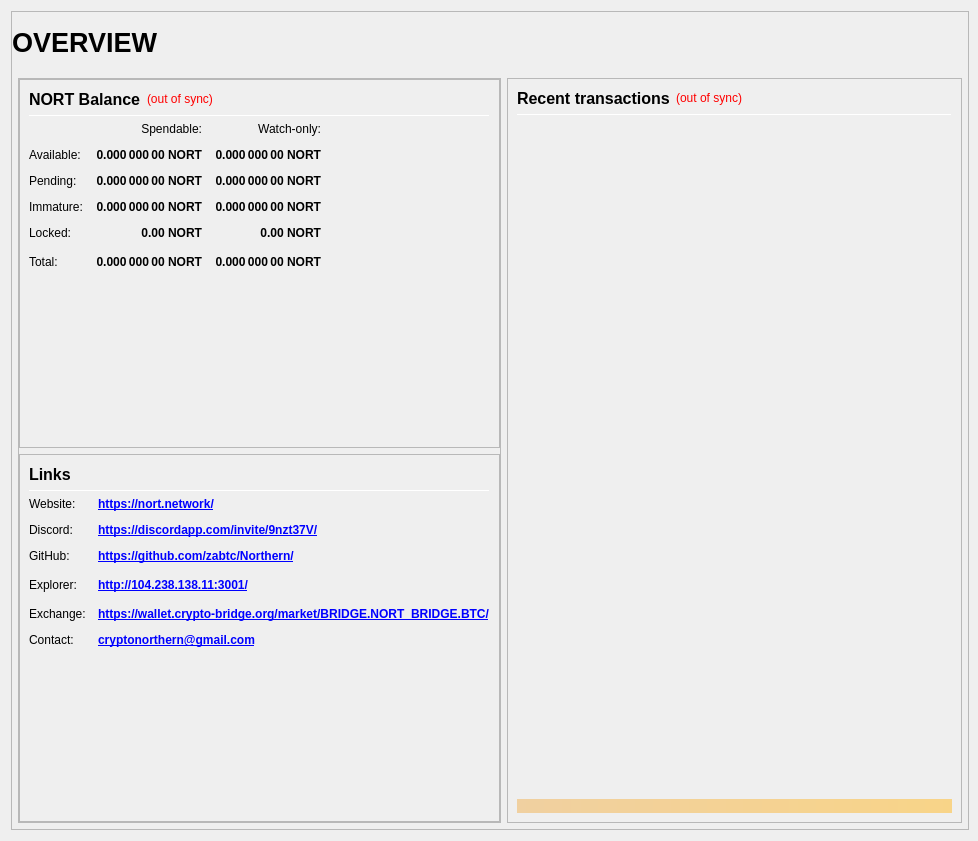
<?xml version="1.0" encoding="UTF-8"?>
<ui version="4.0">
 <class>OverviewPage</class>
 <widget class="QWidget" name="OverviewPage">
  <property name="geometry">
   <rect>
    <x>0</x>
    <y>0</y>
    <width>978</width>
    <height>841</height>
   </rect>
  </property>
  <property name="minimumSize">
   <size>
    <width>960</width>
    <height>682</height>
   </size>
  </property>
  <property name="windowTitle">
   <string>Form</string>
  </property>
  <layout class="QVBoxLayout" name="topLayout" stretch="1">
   <property name="rightMargin">
    <number>9</number>
   </property>
   <item>
    <widget class="QFrame" name="frame_BG">
     <property name="minimumSize">
      <size>
       <width>850</width>
       <height>610</height>
      </size>
     </property>
     <property name="maximumSize">
      <size>
       <width>16777215</width>
       <height>16777215</height>
      </size>
     </property>
     <property name="frameShape">
      <enum>QFrame::StyledPanel</enum>
     </property>
     <property name="frameShadow">
      <enum>QFrame::Raised</enum>
     </property>
     <layout class="QVBoxLayout" name="verticalLayout_3" stretch="1">
      <property name="leftMargin">
       <number>0</number>
      </property>
      <property name="topMargin">
       <number>0</number>
      </property>
      <property name="rightMargin">
       <number>0</number>
      </property>
      <property name="bottomMargin">
       <number>6</number>
      </property>
      <item>
       <layout class="QVBoxLayout" name="verticalLayout_Master" stretch="0,1">
        <property name="leftMargin">
         <number>0</number>
        </property>
        <property name="topMargin">
         <number>0</number>
        </property>
        <property name="rightMargin">
         <number>0</number>
        </property>
        <property name="bottomMargin">
         <number>0</number>
        </property>
        <item>
         <widget class="QFrame" name="frame_Header">
          <layout class="QVBoxLayout" name="verticalLayout_Header" stretch="0">
           <property name="leftMargin">
            <number>0</number>
           </property>
           <property name="topMargin">
            <number>0</number>
           </property>
           <property name="rightMargin">
            <number>0</number>
           </property>
           <property name="bottomMargin">
            <number>0</number>
           </property>
           <item>
            <layout class="QHBoxLayout" name="horizontalLayout_Header" stretch="1,0,1">
             <property name="spacing">
              <number>6</number>
             </property>
             <item>
              <widget class="QLabel" name="labelOverviewHeaderLeft">
               <property name="minimumSize">
                <size>
                 <width>464</width>
                 <height>60</height>
                </size>
               </property>
               <property name="maximumSize">
                <size>
                 <width>16777215</width>
                 <height>60</height>
                </size>
               </property>
               <property name="font">
                <font>
                 <pointsize>20</pointsize>
                 <weight>75</weight>
                 <bold>true</bold>
                </font>
               </property>
               <property name="text">
                <string>OVERVIEW</string>
               </property>
               <property name="alignment">
                <set>Qt::AlignLeading|Qt::AlignLeft|Qt::AlignVCenter</set>
               </property>
              </widget>
             </item>
             <item>
              <spacer name="horizontalSpacer_Header">
               <property name="orientation">
                <enum>Qt::Horizontal</enum>
               </property>
               <property name="sizeHint" stdset="0">
                <size>
                 <width>40</width>
                 <height>20</height>
                </size>
               </property>
              </spacer>
             </item>
             <item>
              <widget class="QLabel" name="labelOverviewHeaderRight">
               <property name="minimumSize">
                <size>
                 <width>464</width>
                 <height>60</height>
                </size>
               </property>
               <property name="maximumSize">
                <size>
                 <width>16777215</width>
                 <height>60</height>
                </size>
               </property>
               <property name="font">
                <font>
                 <pointsize>14</pointsize>
                </font>
               </property>
               <property name="text">
                <string/>
               </property>
               <property name="alignment">
                <set>Qt::AlignRight|Qt::AlignTrailing|Qt::AlignVCenter</set>
               </property>
              </widget>
             </item>
            </layout>
           </item>
          </layout>
         </widget>
        </item>
        <item>
         <widget class="QFrame" name="frame_Content">
          <layout class="QVBoxLayout" name="verticalLayout_Content">
           <property name="leftMargin">
            <number>6</number>
           </property>
           <property name="topMargin">
            <number>0</number>
           </property>
           <property name="rightMargin">
            <number>6</number>
           </property>
           <property name="bottomMargin">
            <number>0</number>
           </property>
           <item>
            <layout class="QHBoxLayout" name="horizontalLayout_Content" stretch="1,1">
             <property name="spacing">
              <number>6</number>
             </property>
             <item>
              <layout class="QVBoxLayout" name="verticalLayout_left" stretch="1">
               <item>
                <widget class="QFrame" name="frameObfuscation">
                 <property name="minimumSize">
                  <size>
                   <width>0</width>
                   <height>0</height>
                  </size>
                 </property>
                 <property name="frameShape">
                  <enum>QFrame::StyledPanel</enum>
                 </property>
                 <property name="frameShadow">
                  <enum>QFrame::Raised</enum>
                 </property>
                 <layout class="QVBoxLayout" name="verticalLayout" stretch="0,0,0,0">
                  <property name="leftMargin">
                   <number>0</number>
                  </property>
                  <property name="topMargin">
                   <number>0</number>
                  </property>
                  <property name="rightMargin">
                   <number>0</number>
                  </property>
                  <property name="bottomMargin">
                   <number>0</number>
                  </property>
                  <item>
                   <widget class="QFrame" name="frame_Balances">
                    <property name="frameShape">
                     <enum>QFrame::StyledPanel</enum>
                    </property>
                    <property name="frameShadow">
                     <enum>QFrame::Raised</enum>
                    </property>
                    <layout class="QVBoxLayout" name="verticalLayout_4">
                     <item>
                      <layout class="QHBoxLayout" name="horizontalLayout_4">
                       <item>
                        <widget class="QLabel" name="label_5">
                         <property name="minimumSize">
                          <size>
                           <width>0</width>
                           <height>20</height>
                          </size>
                         </property>
                         <property name="font">
                          <font>
                           <pointsize>12</pointsize>
                           <weight>75</weight>
                           <bold>true</bold>
                          </font>
                         </property>
                         <property name="text">
                          <string>NORT Balance</string>
                         </property>
                        </widget>
                       </item>
                       <item>
                        <widget class="QLabel" name="labelWalletStatus">
                         <property name="cursor">
                          <cursorShape>WhatsThisCursor</cursorShape>
                         </property>
                         <property name="toolTip">
                          <string>The displayed information may be out of date. Your wallet automatically synchronizes with the KYD network after a connection is established, but this process has not completed yet.</string>
                         </property>
                         <property name="styleSheet">
                          <string notr="true">QLabel { color: red; }</string>
                         </property>
                         <property name="text">
                          <string notr="true">(out of sync)</string>
                         </property>
                         <property name="alignment">
                          <set>Qt::AlignLeading|Qt::AlignLeft|Qt::AlignVCenter</set>
                         </property>
                        </widget>
                       </item>
                       <item>
                        <spacer name="horizontalSpacer_3">
                         <property name="orientation">
                          <enum>Qt::Horizontal</enum>
                         </property>
                         <property name="sizeHint" stdset="0">
                          <size>
                           <width>40</width>
                           <height>20</height>
                          </size>
                         </property>
                        </spacer>
                       </item>
                      </layout>
                     </item>
                     <item>
                      <widget class="Line" name="line_Balance">
                       <property name="minimumSize">
                        <size>
                         <width>0</width>
                         <height>1</height>
                        </size>
                       </property>
                       <property name="maximumSize">
                        <size>
                         <width>16777215</width>
                         <height>1</height>
                        </size>
                       </property>
                       <property name="orientation">
                        <enum>Qt::Horizontal</enum>
                       </property>
                      </widget>
                     </item>
                     <item>
                      <layout class="QGridLayout" name="gridLayout">
                       <property name="spacing">
                        <number>12</number>
                       </property>
                       <item row="0" column="1">
                        <widget class="QLabel" name="labelSpendable">
                         <property name="text">
                          <string>Spendable:</string>
                         </property>
                         <property name="alignment">
                          <set>Qt::AlignRight|Qt::AlignTrailing|Qt::AlignVCenter</set>
                         </property>
                        </widget>
                       </item>
                       <item row="0" column="2">
                        <widget class="QLabel" name="labelWatchonly">
                         <property name="text">
                          <string>Watch-only:</string>
                         </property>
                         <property name="alignment">
                          <set>Qt::AlignRight|Qt::AlignTrailing|Qt::AlignVCenter</set>
                         </property>
                        </widget>
                       </item>
                       <item row="1" column="0">
                        <widget class="QLabel" name="labelBalanceText">
                         <property name="text">
                          <string>Available:</string>
                         </property>
                        </widget>
                       </item>
                       <item row="1" column="1">
                        <widget class="QLabel" name="labelBalance">
                         <property name="font">
                          <font>
                           <weight>75</weight>
                           <bold>true</bold>
                          </font>
                         </property>
                         <property name="cursor">
                          <cursorShape>IBeamCursor</cursorShape>
                         </property>
                         <property name="toolTip">
                          <string>Your current spendable balance</string>
                         </property>
                         <property name="text">
                          <string notr="true">0.000 000 00 NORT</string>
                         </property>
                         <property name="alignment">
                          <set>Qt::AlignRight|Qt::AlignTrailing|Qt::AlignVCenter</set>
                         </property>
                         <property name="textInteractionFlags">
                          <set>Qt::LinksAccessibleByMouse|Qt::TextSelectableByKeyboard|Qt::TextSelectableByMouse</set>
                         </property>
                        </widget>
                       </item>
                       <item row="1" column="2">
                        <widget class="QLabel" name="labelWatchAvailable">
                         <property name="font">
                          <font>
                           <weight>75</weight>
                           <bold>true</bold>
                          </font>
                         </property>
                         <property name="cursor">
                          <cursorShape>IBeamCursor</cursorShape>
                         </property>
                         <property name="toolTip">
                          <string>Your current balance in watch-only addresses</string>
                         </property>
                         <property name="text">
                          <string notr="true">0.000 000 00 NORT</string>
                         </property>
                         <property name="alignment">
                          <set>Qt::AlignRight|Qt::AlignTrailing|Qt::AlignVCenter</set>
                         </property>
                         <property name="textInteractionFlags">
                          <set>Qt::LinksAccessibleByMouse|Qt::TextSelectableByKeyboard|Qt::TextSelectableByMouse</set>
                         </property>
                        </widget>
                       </item>
                       <item row="2" column="0">
                        <widget class="QLabel" name="labelPendingText">
                         <property name="text">
                          <string>Pending:</string>
                         </property>
                        </widget>
                       </item>
                       <item row="2" column="1">
                        <widget class="QLabel" name="labelUnconfirmed">
                         <property name="font">
                          <font>
                           <weight>75</weight>
                           <bold>true</bold>
                          </font>
                         </property>
                         <property name="cursor">
                          <cursorShape>IBeamCursor</cursorShape>
                         </property>
                         <property name="toolTip">
                          <string>Total of transactions that have yet to be confirmed, and do not yet count toward the spendable balance</string>
                         </property>
                         <property name="text">
                          <string notr="true">0.000 000 00 NORT</string>
                         </property>
                         <property name="alignment">
                          <set>Qt::AlignRight|Qt::AlignTrailing|Qt::AlignVCenter</set>
                         </property>
                         <property name="textInteractionFlags">
                          <set>Qt::LinksAccessibleByMouse|Qt::TextSelectableByKeyboard|Qt::TextSelectableByMouse</set>
                         </property>
                        </widget>
                       </item>
                       <item row="2" column="2">
                        <widget class="QLabel" name="labelWatchPending">
                         <property name="font">
                          <font>
                           <weight>75</weight>
                           <bold>true</bold>
                          </font>
                         </property>
                         <property name="cursor">
                          <cursorShape>IBeamCursor</cursorShape>
                         </property>
                         <property name="toolTip">
                          <string>Unconfirmed transactions to watch-only addresses</string>
                         </property>
                         <property name="text">
                          <string notr="true">0.000 000 00 NORT</string>
                         </property>
                         <property name="alignment">
                          <set>Qt::AlignRight|Qt::AlignTrailing|Qt::AlignVCenter</set>
                         </property>
                         <property name="textInteractionFlags">
                          <set>Qt::LinksAccessibleByMouse|Qt::TextSelectableByKeyboard|Qt::TextSelectableByMouse</set>
                         </property>
                        </widget>
                       </item>
                       <item row="3" column="0">
                        <widget class="QLabel" name="labelImmatureText">
                         <property name="text">
                          <string>Immature:</string>
                         </property>
                        </widget>
                       </item>
                       <item row="3" column="1">
                        <widget class="QLabel" name="labelImmature">
                         <property name="font">
                          <font>
                           <weight>75</weight>
                           <bold>true</bold>
                          </font>
                         </property>
                         <property name="cursor">
                          <cursorShape>IBeamCursor</cursorShape>
                         </property>
                         <property name="toolTip">
                          <string>Staked or masternode rewards that has not yet matured</string>
                         </property>
                         <property name="text">
                          <string notr="true">0.000 000 00 NORT</string>
                         </property>
                         <property name="alignment">
                          <set>Qt::AlignRight|Qt::AlignTrailing|Qt::AlignVCenter</set>
                         </property>
                         <property name="textInteractionFlags">
                          <set>Qt::LinksAccessibleByMouse|Qt::TextSelectableByKeyboard|Qt::TextSelectableByMouse</set>
                         </property>
                        </widget>
                       </item>
                       <item row="3" column="2">
                        <widget class="QLabel" name="labelWatchImmature">
                         <property name="font">
                          <font>
                           <weight>75</weight>
                           <bold>true</bold>
                          </font>
                         </property>
                         <property name="cursor">
                          <cursorShape>IBeamCursor</cursorShape>
                         </property>
                         <property name="toolTip">
                          <string>Staked or masternode rewards in watch-only addresses that has not yet matured</string>
                         </property>
                         <property name="text">
                          <string notr="true">0.000 000 00 NORT</string>
                         </property>
                         <property name="alignment">
                          <set>Qt::AlignRight|Qt::AlignTrailing|Qt::AlignVCenter</set>
                         </property>
                         <property name="textInteractionFlags">
                          <set>Qt::LinksAccessibleByMouse|Qt::TextSelectableByKeyboard|Qt::TextSelectableByMouse</set>
                         </property>
                        </widget>
                       </item>
                       <item row="4" column="0">
                        <widget class="QLabel" name="labelLockedBalanceText">
                         <property name="toolTip">
                          <string>Locked NORT or Masternode collateral.</string>
                         </property>
                         <property name="text">
                          <string>Locked:</string>
                         </property>
                        </widget>
                       </item>
                       <item row="4" column="1">
                        <widget class="QLabel" name="labelLockedBalance">
                         <property name="font">
                          <font>
                           <weight>75</weight>
                           <bold>true</bold>
                          </font>
                         </property>
                         <property name="cursor">
                          <cursorShape>IBeamCursor</cursorShape>
                         </property>
                         <property name="toolTip">
                          <string>Locked NORT or Masternode collateral</string>
                         </property>
                         <property name="text">
                          <string notr="true">0.00 NORT</string>
                         </property>
                         <property name="alignment">
                          <set>Qt::AlignRight|Qt::AlignTrailing|Qt::AlignVCenter</set>
                         </property>
                         <property name="textInteractionFlags">
                          <set>Qt::LinksAccessibleByMouse|Qt::TextSelectableByKeyboard|Qt::TextSelectableByMouse</set>
                         </property>
                        </widget>
                       </item>
                       <item row="4" column="2">
                        <widget class="QLabel" name="labelWatchLocked">
                         <property name="font">
                          <font>
                           <weight>75</weight>
                           <bold>true</bold>
                          </font>
                         </property>
                         <property name="cursor">
                          <cursorShape>IBeamCursor</cursorShape>
                         </property>
                         <property name="toolTip">
                          <string>Current locked balance in watch-only addresses</string>
                         </property>
                         <property name="text">
                          <string notr="true">0.00 NORT</string>
                         </property>
                         <property name="alignment">
                          <set>Qt::AlignRight|Qt::AlignTrailing|Qt::AlignVCenter</set>
                         </property>
                         <property name="textInteractionFlags">
                          <set>Qt::LinksAccessibleByMouse|Qt::TextSelectableByKeyboard|Qt::TextSelectableByMouse</set>
                         </property>
                        </widget>
                       </item>
                       <item row="5" column="0">
                        <widget class="QLabel" name="labelTotalText">
                         <property name="toolTip">
                          <string>Your current NORT balance, unconfirmed and immature transactions included</string>
                         </property>
                         <property name="text">
                          <string>Total:</string>
                         </property>
                        </widget>
                       </item>
                       <item row="5" column="1">
                        <widget class="QLabel" name="labelTotal">
                         <property name="font">
                          <font>
                           <weight>75</weight>
                           <bold>true</bold>
                          </font>
                         </property>
                         <property name="cursor">
                          <cursorShape>IBeamCursor</cursorShape>
                         </property>
                         <property name="toolTip">
                          <string>Your current NORT balance, unconfirmed and immature transactions included</string>
                         </property>
                         <property name="text">
                          <string notr="true">0.000 000 00 NORT</string>
                         </property>
                         <property name="alignment">
                          <set>Qt::AlignRight|Qt::AlignTrailing|Qt::AlignVCenter</set>
                         </property>
                         <property name="textInteractionFlags">
                          <set>Qt::LinksAccessibleByMouse|Qt::TextSelectableByKeyboard|Qt::TextSelectableByMouse</set>
                         </property>
                        </widget>
                       </item>
                       <item row="5" column="2">
                        <widget class="QLabel" name="labelWatchTotal">
                         <property name="font">
                          <font>
                           <weight>75</weight>
                           <bold>true</bold>
                          </font>
                         </property>
                         <property name="cursor">
                          <cursorShape>IBeamCursor</cursorShape>
                         </property>
                         <property name="toolTip">
                          <string>Current total balance in watch-only addresses</string>
                         </property>
                         <property name="text">
                          <string notr="true">0.000 000 00 NORT</string>
                         </property>
                         <property name="alignment">
                          <set>Qt::AlignRight|Qt::AlignTrailing|Qt::AlignVCenter</set>
                         </property>
                         <property name="textInteractionFlags">
                          <set>Qt::LinksAccessibleByMouse|Qt::TextSelectableByKeyboard|Qt::TextSelectableByMouse</set>
                         </property>
                        </widget>
                       </item>
                       <item row="5" column="3">
                        <spacer name="horizontalSpacer_9">
                         <property name="orientation">
                          <enum>Qt::Horizontal</enum>
                         </property>
                         <property name="sizeHint" stdset="0">
                          <size>
                           <width>40</width>
                           <height>20</height>
                          </size>
                         </property>
                        </spacer>
                       </item>
                      </layout>
                     </item>
                     <item>
                      <spacer name="verticalSpacer_3">
                       <property name="orientation">
                        <enum>Qt::Vertical</enum>
                       </property>
                       <property name="sizeHint" stdset="0">
                        <size>
                         <width>20</width>
                         <height>40</height>
                        </size>
                       </property>
                      </spacer>
                     </item>
                    </layout>
                   </widget>
                  </item>
                  <item>
                   <widget class="QFrame" name="frame_Links">
                    <property name="frameShape">
                     <enum>QFrame::StyledPanel</enum>
                    </property>
                    <property name="frameShadow">
                     <enum>QFrame::Raised</enum>
                    </property>
                    <layout class="QVBoxLayout" name="verticalLayout_Links">
                     <item>
                      <layout class="QHBoxLayout" name="horizontalLayout_Links_1" stretch="0,0">
                       <item>
                        <widget class="QLabel" name="label_Links_title">
                         <property name="minimumSize">
                          <size>
                           <width>0</width>
                           <height>20</height>
                          </size>
                         </property>
                         <property name="font">
                          <font>
                           <pointsize>12</pointsize>
                           <weight>75</weight>
                           <bold>true</bold>
                          </font>
                         </property>
                         <property name="text">
                          <string>Links</string>
                         </property>
                        </widget>
                       </item>
                       <item>
                        <spacer name="horizontalSpacer_Links_1">
                         <property name="orientation">
                          <enum>Qt::Horizontal</enum>
                         </property>
                         <property name="sizeHint" stdset="0">
                          <size>
                           <width>40</width>
                           <height>20</height>
                          </size>
                         </property>
                        </spacer>
                       </item>
                      </layout>
                     </item>
                     <item>
                      <widget class="Line" name="line_Links">
                       <property name="minimumSize">
                        <size>
                         <width>0</width>
                         <height>1</height>
                        </size>
                       </property>
                       <property name="maximumSize">
                        <size>
                         <width>16777215</width>
                         <height>1</height>
                        </size>
                       </property>
                       <property name="orientation">
                        <enum>Qt::Horizontal</enum>
                       </property>
                      </widget>
                     </item>
                     <item>
                      <layout class="QGridLayout" name="gridLayout_Links">
                       <property name="spacing">
                        <number>12</number>
                       </property>
                       <item row="1" column="0">
                        <widget class="QLabel" name="labelLinks1">
                         <property name="text">
                          <string>Website:</string>
                         </property>
                        </widget>
                       </item>
                       <item row="1" column="1">
                        <widget class="QLabel" name="labelLinksUrl1">
                         <property name="font">
                          <font>
                           <weight>75</weight>
                           <bold>true</bold>
                          </font>
                         </property>
                         <property name="text">
                          <string notr="true">&lt;a href=&quot;https://nort.network/&quot;&gt;https://nort.network/&lt;/a&gt;</string>
                         </property>
                         <property name="textFormat">
                          <enum>Qt::RichText</enum>
                         </property>
                         <property name="alignment">
                          <set>Qt::AlignLeading|Qt::AlignLeft|Qt::AlignVCenter</set>
                         </property>
                         <property name="openExternalLinks">
                          <bool>true</bool>
                         </property>
                        </widget>
                       </item>
                       <item row="2" column="0">
                        <widget class="QLabel" name="labelLinks2">
                         <property name="text">
                          <string>Discord:</string>
                         </property>
                        </widget>
                       </item>
                       <item row="2" column="1">
                        <widget class="QLabel" name="labelLinksUrl2">
                         <property name="font">
                          <font>
                           <weight>75</weight>
                           <bold>true</bold>
                          </font>
                         </property>
                         <property name="text">
                          <string notr="true">&lt;a href=&quot;https://discordapp.com/invite/9nzt37V/&quot;&gt;https://discordapp.com/invite/9nzt37V/&lt;/a&gt;</string>
                         </property>
                         <property name="alignment">
                          <set>Qt::AlignLeading|Qt::AlignLeft|Qt::AlignVCenter</set>
                         </property>
                         <property name="openExternalLinks">
                          <bool>true</bool>
                         </property>
                        </widget>
                       </item>
                       <item row="3" column="0">
                        <widget class="QLabel" name="labelLinks3">
                         <property name="text">
                          <string>GitHub:</string>
                         </property>
                        </widget>
                       </item>
                       <item row="3" column="1">
                        <widget class="QLabel" name="labelLinksUrl3">
                         <property name="font">
                          <font>
                           <weight>75</weight>
                           <bold>true</bold>
                          </font>
                         </property>
                         <property name="text">
                          <string notr="true">&lt;a href=&quot;https://github.com/zabtc/Northern/&quot;&gt;https://github.com/zabtc/Northern/&lt;/a&gt;</string>
                         </property>
                         <property name="alignment">
                           <set>Qt::AlignLeading|Qt::AlignLeft|Qt::AlignVCenter</set>
                         </property>
                         <property name="openExternalLinks">
                          <bool>true</bool>
                         </property>
                        </widget>
                       </item>
                       <item row="4" column="0">
                        <widget class="QLabel" name="labelLinks4">
                         <property name="text">
                          <string>Explorer:</string>
                         </property>
                        </widget>
                       </item>
                       <item row="4" column="1">
                        <widget class="QLabel" name="labelLinksUrl4">
                         <property name="font">
                          <font>
                           <weight>75</weight>
                           <bold>true</bold>
                          </font>
                         </property>
                         <property name="text">
                          <string notr="true">&lt;a href=&quot;http://104.238.138.11:3001/&quot;&gt;http://104.238.138.11:3001/&lt;/a&gt;</string>
                         </property>
                         <property name="alignment">
                           <set>Qt::AlignLeading|Qt::AlignLeft|Qt::AlignVCenter</set>
                         </property>
                         <property name="openExternalLinks">
                          <bool>true</bool>
                         </property>
                        </widget>
                       </item>
                       <item row="4" column="2">
                        <spacer name="horizontalSpacer_Links_2">
                         <property name="orientation">
                          <enum>Qt::Horizontal</enum>
                         </property>
                         <property name="sizeHint" stdset="0">
                          <size>
                           <width>40</width>
                           <height>20</height>
                          </size>
                         </property>
                        </spacer>
                       </item>
                       <item row="5" column="0">
                        <widget class="QLabel" name="labelLinks5">
                         <property name="text">
                          <string>Exchange:</string>
                         </property>
                        </widget>
                       </item>
                       <item row="5" column="1">
                        <widget class="QLabel" name="labelLinksUrl5">
                         <property name="font">
                          <font>
                           <weight>75</weight>
                           <bold>true</bold>
                          </font>
                         </property>
                         <property name="text">
                          <string notr="true">&lt;a href=&quot;https://wallet.crypto-bridge.org/market/BRIDGE.NORT_BRIDGE.BTC/&quot;&gt;https://wallet.crypto-bridge.org/market/BRIDGE.NORT_BRIDGE.BTC/&lt;/a&gt;</string>
                         </property>
                         <property name="alignment">
                           <set>Qt::AlignLeading|Qt::AlignLeft|Qt::AlignVCenter</set>
                         </property>
                         <property name="openExternalLinks">
                          <bool>true</bool>
                         </property>
                        </widget>
                       </item>
                       <item row="6" column="0">
                        <widget class="QLabel" name="labelLinks6">
                         <property name="text">
                          <string>Contact:</string>
                         </property>
                        </widget>
                       </item>
                       <item row="6" column="1">
                        <widget class="QLabel" name="labelLinksUrl6">
                         <property name="font">
                          <font>
                           <weight>75</weight>
                           <bold>true</bold>
                          </font>
                         </property>
                         <property name="text">
                          <string notr="true">&lt;a href=&quot;cryptonorthern@gmail.com&quot;&gt;cryptonorthern@gmail.com&lt;/a&gt;</string>
                         </property>
                         <property name="alignment">
                           <set>Qt::AlignLeading|Qt::AlignLeft|Qt::AlignVCenter</set>
                         </property>
                         <property name="openExternalLinks">
                          <bool>true</bool>
                         </property>
                        </widget>
                       </item>
                      </layout>
                     </item>
                     <item>
                      <spacer name="verticalSpacer_4">
                       <property name="orientation">
                        <enum>Qt::Vertical</enum>
                       </property>
                       <property name="sizeHint" stdset="0">
                        <size>
                         <width>20</width>
                         <height>40</height>
                        </size>
                       </property>
                      </spacer>
                     </item>
                    </layout>
                   </widget>
                  </item>
                 </layout>
                </widget>
               </item>
              </layout>
             </item>
             <item>
              <layout class="QVBoxLayout" name="verticalLayout_right" stretch="1">
               <item>
                <widget class="QFrame" name="frame_RecentTransactions">
                 <property name="minimumSize">
                  <size>
                   <width>0</width>
                   <height>0</height>
                  </size>
                 </property>
                 <property name="frameShape">
                  <enum>QFrame::StyledPanel</enum>
                 </property>
                 <property name="frameShadow">
                  <enum>QFrame::Raised</enum>
                 </property>
                 <layout class="QVBoxLayout" name="verticalLayout_1" stretch="0,0,0,0,0">
                  <item>
                   <layout class="QHBoxLayout" name="horizontalLayout_2">
                    <item>
                     <widget class="QLabel" name="label_4">
                      <property name="minimumSize">
                       <size>
                        <width>0</width>
                        <height>20</height>
                       </size>
                      </property>
                      <property name="font">
                       <font>
                        <pointsize>12</pointsize>
                        <weight>75</weight>
                        <bold>true</bold>
                       </font>
                      </property>
                      <property name="text">
                       <string>Recent transactions</string>
                      </property>
                     </widget>
                    </item>
                    <item>
                     <widget class="QLabel" name="labelTransactionsStatus">
                      <property name="cursor">
                       <cursorShape>WhatsThisCursor</cursorShape>
                      </property>
                      <property name="toolTip">
                       <string>The displayed information may be out of date. Your wallet automatically synchronizes with the NORT network after a connection is established, but this process has not completed yet.</string>
                      </property>
                      <property name="styleSheet">
                       <string notr="true">QLabel { color: red; }</string>
                      </property>
                      <property name="text">
                       <string notr="true">(out of sync)</string>
                      </property>
                      <property name="alignment">
                       <set>Qt::AlignRight|Qt::AlignTrailing|Qt::AlignVCenter</set>
                      </property>
                     </widget>
                    </item>
                    <item>
                     <spacer name="horizontalSpacer">
                      <property name="orientation">
                       <enum>Qt::Horizontal</enum>
                      </property>
                      <property name="sizeHint" stdset="0">
                       <size>
                        <width>40</width>
                        <height>20</height>
                       </size>
                      </property>
                     </spacer>
                    </item>
                   </layout>
                  </item>
                  <item>
                   <widget class="Line" name="line">
                    <property name="minimumSize">
                     <size>
                      <width>0</width>
                      <height>1</height>
                     </size>
                    </property>
                    <property name="maximumSize">
                     <size>
                      <width>16777215</width>
                      <height>1</height>
                     </size>
                    </property>
                    <property name="orientation">
                     <enum>Qt::Horizontal</enum>
                    </property>
                   </widget>
                  </item>
                  <item>
                   <widget class="QListView" name="listTransactions">
                    <property name="minimumSize">
                     <size>
                      <width>0</width>
                      <height>0</height>
                     </size>
                    </property>
                    <property name="styleSheet">
                     <string notr="true">QListView { background: transparent; }</string>
                    </property>
                    <property name="frameShape">
                     <enum>QFrame::NoFrame</enum>
                    </property>
                    <property name="verticalScrollBarPolicy">
                     <enum>Qt::ScrollBarAlwaysOff</enum>
                    </property>
                    <property name="horizontalScrollBarPolicy">
                     <enum>Qt::ScrollBarAlwaysOff</enum>
                    </property>
                    <property name="selectionMode">
                     <enum>QAbstractItemView::NoSelection</enum>
                    </property>
                   </widget>
                  </item>
                  <item>
                   <spacer name="verticalSpacer_2">
                    <property name="orientation">
                     <enum>Qt::Vertical</enum>
                    </property>
                    <property name="sizeType">
                     <enum>QSizePolicy::Expanding</enum>
                    </property>
                    <property name="sizeHint" stdset="0">
                     <size>
                      <width>20</width>
                      <height>40</height>
                     </size>
                    </property>
                   </spacer>
                  </item>
                  <item>
                   <widget class="QLabel" name="labelAlerts">
                    <property name="maximumSize">
                     <size>
                      <width>16777215</width>
                      <height>16777215</height>
                     </size>
                    </property>
                    <property name="styleSheet">
                     <string notr="true">background-color: qlineargradient(x1: 0, y1: 0, x2: 1, y2: 0, stop:0 #F0D0A0, stop:1 #F8D488); color:#000000;</string>
                    </property>
                    <property name="text">
                     <string/>
                    </property>
                    <property name="wordWrap">
                     <bool>true</bool>
                    </property>
                    <property name="margin">
                     <number>3</number>
                    </property>
                   </widget>
                  </item>
                 </layout>
                </widget>
               </item>
              </layout>
             </item>
            </layout>
           </item>
          </layout>
         </widget>
        </item>
       </layout>
      </item>
     </layout>
    </widget>
   </item>
  </layout>
 </widget>
 <resources/>
 <connections/>
</ui>
